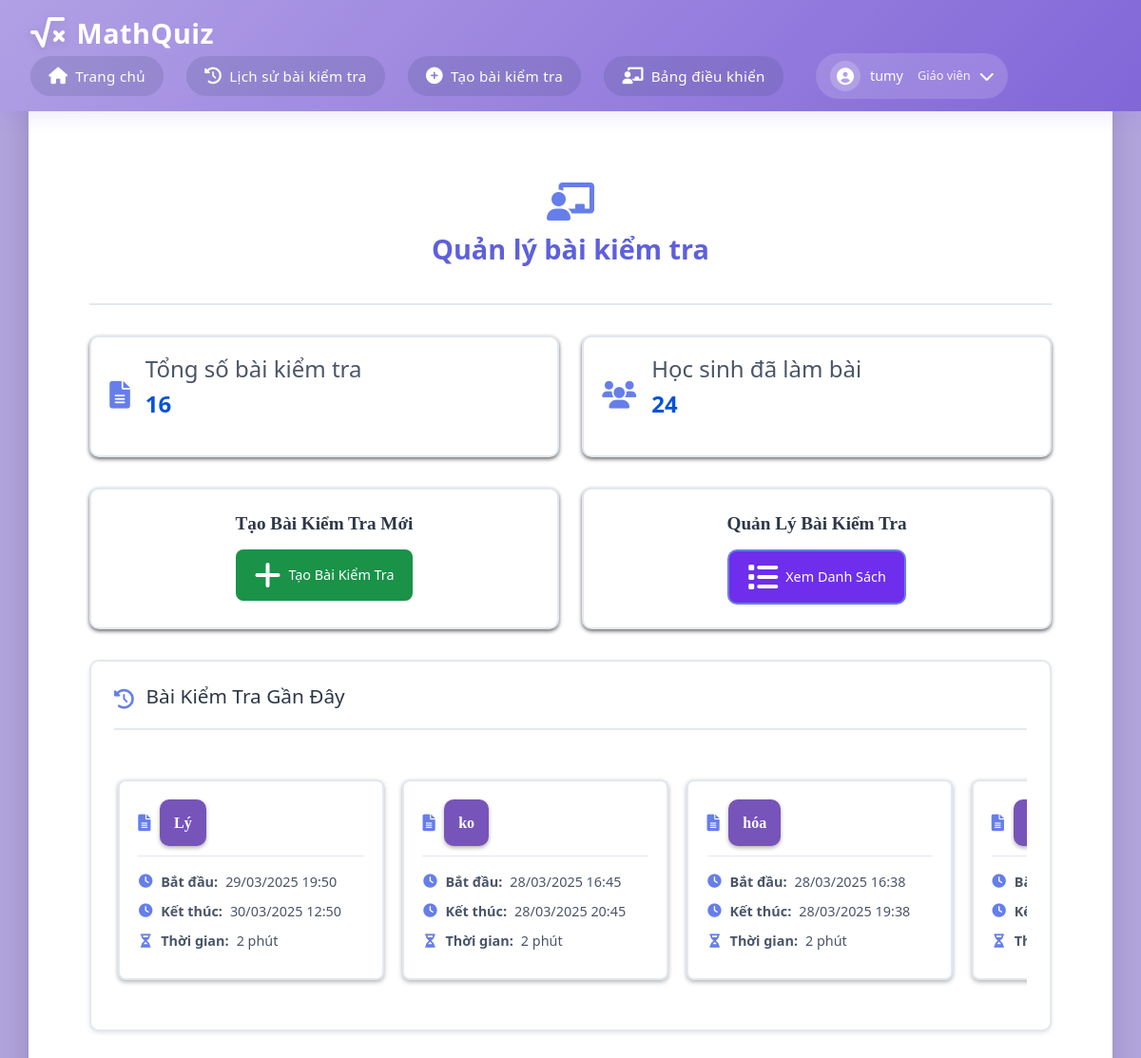
Page /teacher/dashboard (signed in) on the committed database.
### app.py (models this page shows)
class Quiz(db.Model):
    id = db.Column(db.Integer, primary_key=True)
    title = db.Column(db.String(200), nullable=False)
    quiz_code = db.Column(db.String(10), unique=True, nullable=True, server_default=None)  # Make it nullable with default None
    teacher_id = db.Column(db.Integer, db.ForeignKey('user.id'), nullable=False)
    start_time = db.Column(db.DateTime, nullable=False)
    end_time = db.Column(db.DateTime, nullable=False)
    duration = db.Column(db.Integer, nullable=False)  # in minutes
    max_attempts = db.Column(db.Integer, nullable=True, default=None)  # Số lần làm bài tối đa
    is_public = db.Column(db.Boolean, default=False)  # Thêm trường is_public
    questions = db.relationship('Question', backref='quiz', lazy=True)
    teacher = db.relationship('User', backref='quizzes', lazy=True)

### app.py (the view)
@app.route('/teacher/dashboard')
def teacher_dashboard():
    if 'user_id' not in session or session['role'] != 'teacher':
        flash('Bạn không có quyền truy cập trang này!')
        return redirect(url_for('home'))
    teacher_id = session['user_id']
    total_quizzes = Quiz.query.filter_by(teacher_id=teacher_id).count()
    total_students = QuizResult.query.join(Quiz, QuizResult.quiz_id == Quiz.id)\
        .filter(Quiz.teacher_id == teacher_id)\
        .distinct(QuizResult.student_id)\
        .count()
    recent_quizzes = Quiz.query.filter_by(teacher_id=teacher_id).order_by(Quiz.id.desc()).limit(5).all()
    return render_template('teacher_dashboard.html',
                         total_quizzes=total_quizzes,
                         total_students=total_students,
                         recent_quizzes=recent_quizzes)

### templates/teacher_dashboard.html (shortened to what this page needs)
{% extends "base.html" %}
{% block content %}
<div class="dashboard">
    <div class="dashboard-header">
        <i class="fas fa-chalkboard-teacher"></i>
        <h1>Quản lý bài kiểm tra</h1>
    </div>
    <div class="dashboard-stats">
        <div class="stat-card">
            <i class="fas fa-file-alt"></i>
            <div class="stat-info">
                <h3>Tổng số bài kiểm tra</h3>
                <p class="stat-number">{{ total_quizzes }}</p>
            </div>
        </div>
        <div class="stat-card">
            <i class="fas fa-users"></i>
            <div class="stat-info">
                <h3>Học sinh đã làm bài</h3>
                <p class="stat-number">{{ total_students }}</p>
            </div>
        </div>
    </div>
    <div class="dashboard-actions">
        <div class="action-card">
            <h2>Tạo Bài Kiểm Tra Mới</h2>
            <a href="{{ url_for('create_quiz') }}" class="btn btn-primary">
                <i class="fas fa-plus"></i> Tạo Bài Kiểm Tra
            </a>
        </div>
        <div class="action-card">
            <h2>Quản Lý Bài Kiểm Tra</h2>
            <a href="{{ url_for('manage_quizzes') }}" class="btn btn-secondary">
                <i class="fas fa-list"></i> Xem Danh Sách
            </a>
        </div>
    </div>
    <div class="recent-quizzes">
        <div class="section-header">
            <i class="fas fa-history"></i>
            <h2>Bài Kiểm Tra Gần Đây</h2>
        </div>
        <div class="quiz-list">
            {% if recent_quizzes %}
                {% for quiz in recent_quizzes %}
                <div class="quiz-card">
                    <div class="quiz-card-header">
                        <i class="fas fa-file-alt"></i>
                        <h3>{{ quiz.title }}</h3>
                    </div>
                    <div class="quiz-info">
                        <p><i class="fas fa-clock"></i> <b>Bắt đầu:</b> {{ quiz.start_time.strftime('%d/%m/%Y %H:%M') }}</p>
                        <p><i class="fas fa-clock"></i> <b>Kết thúc:</b> {{ quiz.end_time.strftime('%d/%m/%Y %H:%M') }}</p>
                        <p><i class="fas fa-hourglass-half"></i> <b>Thời gian:</b> {{ quiz.duration }} phút</p>
                    </div>
                </div>
                {% endfor %}
            {% else %}
                <div class="empty-state">
                    <i class="fas fa-inbox"></i>
                    <p>Chưa có bài kiểm tra nào.</p>
                </div>
            {% endif %}
        </div>
    </div>
</div>
{% endblock %}

### static/css/style.css (style rules this page uses)
:root { --primary-color: #9370DB; --secondary-color: #B19CD9; --background-color: linear-gradient(135deg, #9370DB, #9c83ca, #F8F8FF); --text-color: #333; }
* { margin: 0; padding: 0; box-sizing: border-box; }
html, body { height: 100%; margin: 0; display: flex; flex-direction: column; }
body { font-family: Arial, sans-serif; background-color: var(--background-color); color: var(--text-color); line-height: 1.6; height: 100%; width: 100%; margin: 0; }
.btn { background-color: #9370DB; color: white; padding: 0.8rem 1.5rem; border: none; border-radius: 4px; cursor: pointer; font-size: 1rem; transition: background-color 0.3s; text-decoration: none; display: inline-block; }
.dashboard { padding: 2rem; }
.dashboard h1 { color: var(--primary-color); margin-bottom: 20px; text-align: center; }
.dashboard-stats { display: grid; grid-template-columns: repeat(auto-fit, minmax(200px, 1fr)); gap: 1.5rem; margin-bottom: 2rem; }
.stat-card { background: rgb(255, 255, 255); padding: 1.5rem; border-radius: 15px; box-shadow: 0 2px 4px rgba(0,0,0,0.6); text-align: center; }
.stat-number { font-size: 2rem; color: blue; font-weight: bold; }
.dashboard-actions { display: grid; grid-template-columns: repeat(auto-fit, minmax(300px, 1fr)); gap: 2rem; margin-bottom: 3rem; }
.action-card { background: white; padding: 2rem; border-radius: 15px; box-shadow: 0 2px 4px rgba(0,0,0,0.6); text-align: center; }
.action-card h2 { font-family:'Times New Roman', Times, serif; margin-bottom: 1.5rem; color: var(--text-color); }
.btn { width: 300px; padding: 12px; font-size: 18px; color: #fff; background-color: #007bff; border: none; border-radius: 4px; cursor: pointer; }
.btn-primary { width: auto; background-color: #1a9248 !important; }
.btn-secondary { width: auto; background-color: #6e2eec !important; }
.recent-quizzes { background: white; padding: 2rem; border-radius: 8px; box-shadow: 0 2px 4px rgba(0,0,0,0.1); }
.quiz-list { display: flex; gap: 15px; margin-top: 1.5rem; overflow-x: auto; white-space: nowrap; }
.quiz-card { display: block; background: #ffffff; padding: 1.5rem; border-radius: 10px; box-shadow: 0 2px 5px rgba(0, 0, 0, 0.3); max-width: 100%; margin: 20px auto; width: auto; box-sizing: border-box; height: auto; }
.quiz-card h3 { font-family: 'Times New Roman', Times, serif; background: #7754b9; color: #ffffff; border-radius: 10px; padding: 15px; box-shadow: 0 2px 4px rgba(0,0,0,0.3); margin: 0; font-size: 1.5rem; text-overflow: ellipsis; overflow: hidden; white-space: nowrap; word-wrap: break-word; }
.quiz-card .quiz-info { font-size: 1rem; margin-top: 1rem; }
p { margin-top: 20px; color: #110e0e; text-align: center; }

### templates/base.html (style rules this page uses)
:root { --primary-color: #b1a0e5; --secondary-color: #8166d8; --background-color: #b1a4dd; --text-color: #333; --shadow: rgba(112, 87, 219, 0.15); }
body { margin: 0; padding: 0; min-height: 100vh; background: var(--background-color); font-family: 'Segoe UI', system-ui, -apple-system, sans-serif; color: var(--text-color); display: flex; flex-direction: column; }

### rows in the picture
Quiz: title "Lý", start_time "29/03/2025 19:50", end_time "30/03/2025 12:50", duration "2"
Quiz: title "ko", start_time "28/03/2025 16:45", end_time "28/03/2025 20:45", duration "2"
Quiz: title "hóa", start_time "28/03/2025 16:38", end_time "28/03/2025 19:38", duration "2"

### other values in the picture
{{ session['username'] }} "tumy"
{{ total_quizzes }} "16"
{{ total_students }} "24"
